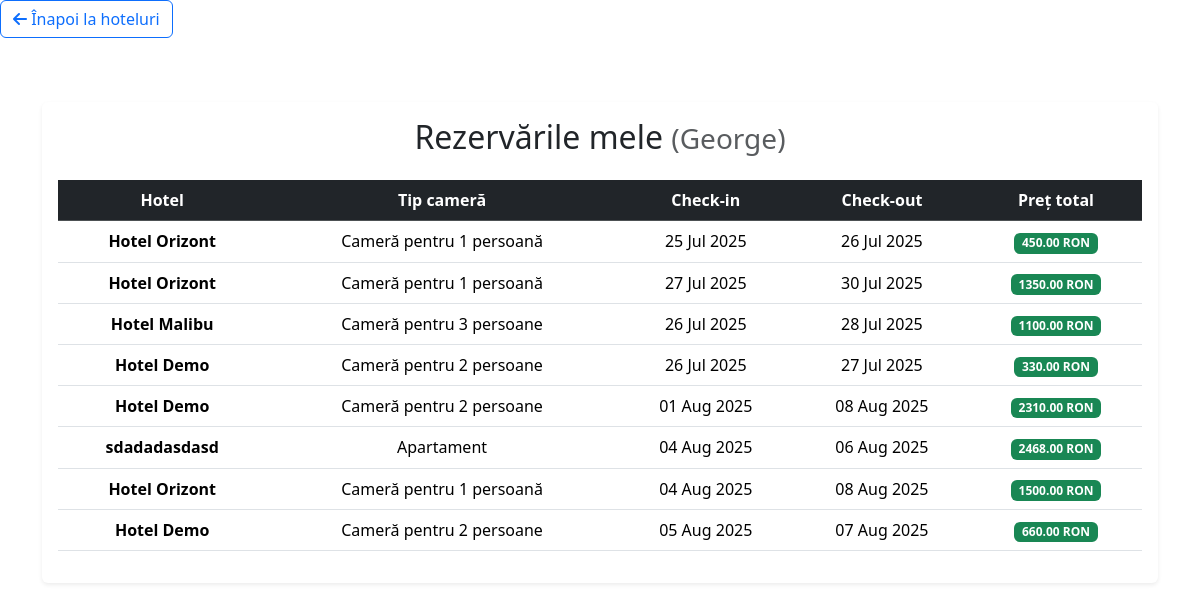
The page /booking/my-reservations/ (signed in) on the database as committed earlier.
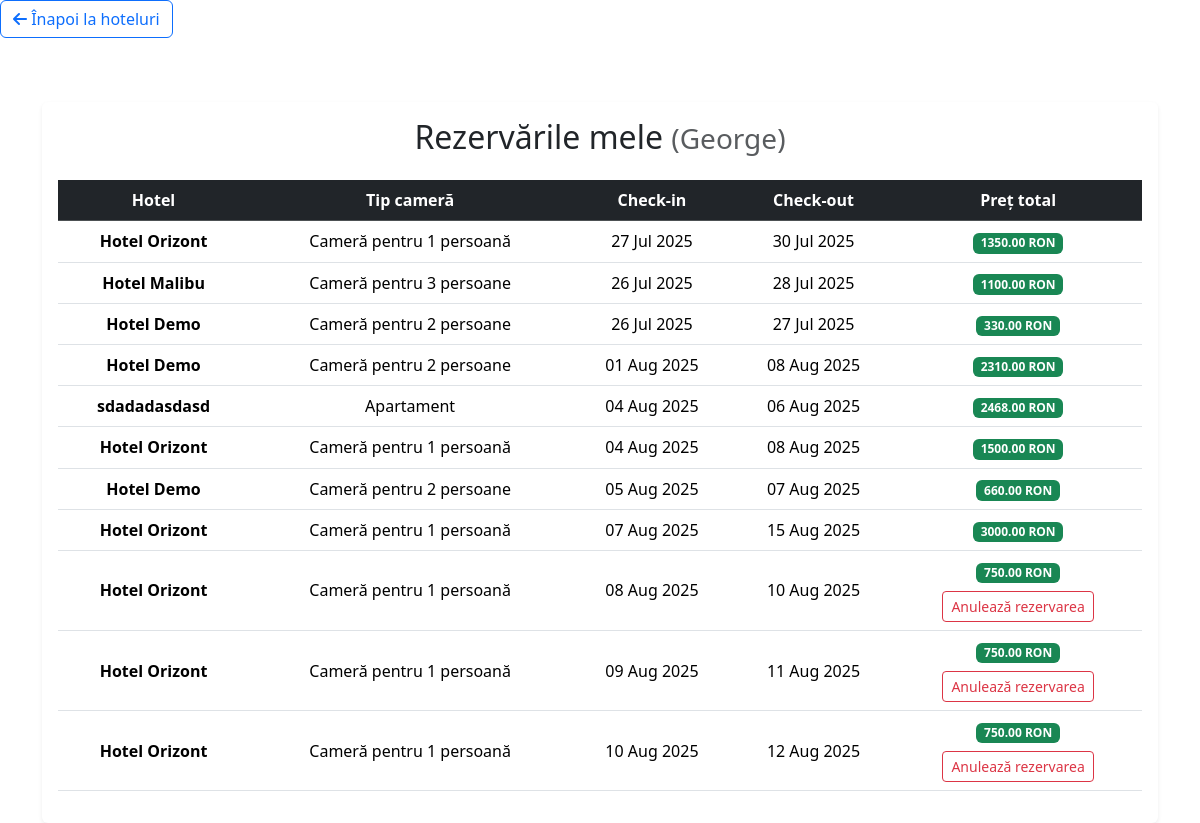
The same page on the database as committed later.
### booking/models/reservation.py (models this page shows, shortened)
class Reservation(models.Model):
    user = models.ForeignKey(settings.AUTH_USER_MODEL, on_delete=models.CASCADE)
    hotel = models.ForeignKey(Hotel, on_delete=models.CASCADE)
    room_type = models.CharField(max_length=3, choices=Hotel.HOTEL_TYPES, editable=False)
    start_date = models.DateField()
    end_date = models.DateField()
    total_price = models.DecimalField(max_digits=8, decimal_places=2, blank=True, null=True)

### booking/models/hotel.py (models this page shows, shortened)
class Hotel(models.Model):
    HOTEL_TYPES = [
        ('1P', 'Cameră pentru 1 persoană'),
        ('2P', 'Cameră pentru 2 persoane'),
        ('3P', 'Cameră pentru 3 persoane'),
        ('APT', 'Apartament'),
    ]
    name = models.CharField(max_length=100)
    location = models.CharField(max_length=100)
    description = models.TextField()
    available_types = models.CharField(max_length=3, choices=HOTEL_TYPES)
    price_per_night = models.DecimalField(max_digits=7, decimal_places=2)
    is_active = models.BooleanField(default=True)
    photo_url = models.URLField(blank=True, null=True)
    amenities = models.ManyToManyField(Amenity, blank=True, related_name='hotels')

### booking/views/reservation_views.py (the view)
# urls.py: path("my-reservations/", views.my_reservations_view, name="my_reservations"),
@login_required
def my_reservations_view(request):
    reservations = Reservation.objects.filter(user=request.user).select_related('hotel')
    return render(request, 'booking/my_reservations.html', {
        'reservations': reservations,
        'today': date.today(),
    })

### booking/templates/booking/my_reservations.html (shortened to what this page needs)
{% load static %}
<!DOCTYPE html>
<html lang="ro">
<head>
        <a href="{% url 'hotels' %}" class="btn btn-outline-primary mb-3">
            <i class="fas fa-arrow-left"></i> Înapoi la hoteluri
        </a>
    <link href="https://cdn.jsdelivr.net/npm/bootstrap@5.3.3/dist/css/bootstrap.min.css" rel="stylesheet">
    <link href="https://cdnjs.cloudflare.com/ajax/libs/font-awesome/6.5.0/css/all.min.css" rel="stylesheet">
</head>
<body>
    <div class="container mt-5">
        <div class="card shadow-sm border-0">
            <div class="card-body">
                <h2 class="mb-4 text-center">Rezervările mele <small class="text-muted">({{ request.user.username }})</small></h2>
                {% if reservations %}
                    <div class="table-responsive">
                        <table class="table table-hover align-middle text-center">
                            <thead class="table-dark">
                                <tr>
                                    <th>Hotel</th>
                                    <th>Tip cameră</th>
                                    <th>Check-in</th>
                                    <th>Check-out</th>
                                    <th>Preț total</th>
                                </tr>
                            </thead>
                            <tbody>
                                {% for r in reservations %}
                                <tr>
                                    <td><strong>{{ r.hotel.name }}</strong></td>
                                    <td>{{ r.get_room_type_display }}</td>
                                    <td>{{ r.start_date|date:"d M Y" }}</td>
                                    <td>{{ r.end_date|date:"d M Y" }}</td>
                                    <td>
                                        <span class="badge bg-success">{{ r.total_price }} RON</span><br>
                                            {% if r.start_date > today and r.start_date|date:"U"|add:"-172800"|floatformat:0 > today|date:"U"|floatformat:0 %}
                                                <a href="{% url 'cancel_reservation' r.id %}" class="btn btn-sm btn-outline-danger mt-2">
                                                    Anulează rezervarea
                                                </a>
                                            {% endif %}
                                    </td>
                                </tr>
                                {% endfor %}
                            </tbody>
                        </table>
                    </div>
                {% else %}
                    <div class="alert alert-info text-center">
                        Nu ai nicio rezervare momentan.
                    </div>
                {% endif %}
            </div>
        </div>
    </div>
</body>
</html>

Rows that differ between the two databases and show on the page:
removed Reservation: hotel.name "Hotel Orizont", room_type "Cameră pentru 1 persoană", start_date "25 Jul 2025", end_date "26 Jul 2025", total_price "450.00"
added Reservation: hotel.name "Hotel Orizont", room_type "Cameră pentru 1 persoană", start_date "07 Aug 2025", end_date "15 Aug 2025", total_price "3000.00"
added Reservation: hotel.name "Hotel Orizont", room_type "Cameră pentru 1 persoană", start_date "08 Aug 2025", end_date "10 Aug 2025", total_price "750.00", shows "Anulează rezervarea"
added Reservation: hotel.name "Hotel Orizont", room_type "Cameră pentru 1 persoană", start_date "09 Aug 2025", end_date "11 Aug 2025", total_price "750.00", shows "Anulează rezervarea"
added Reservation: hotel.name "Hotel Orizont", room_type "Cameră pentru 1 persoană", start_date "10 Aug 2025", end_date "12 Aug 2025", total_price "750.00", shows "Anulează rezervarea"
